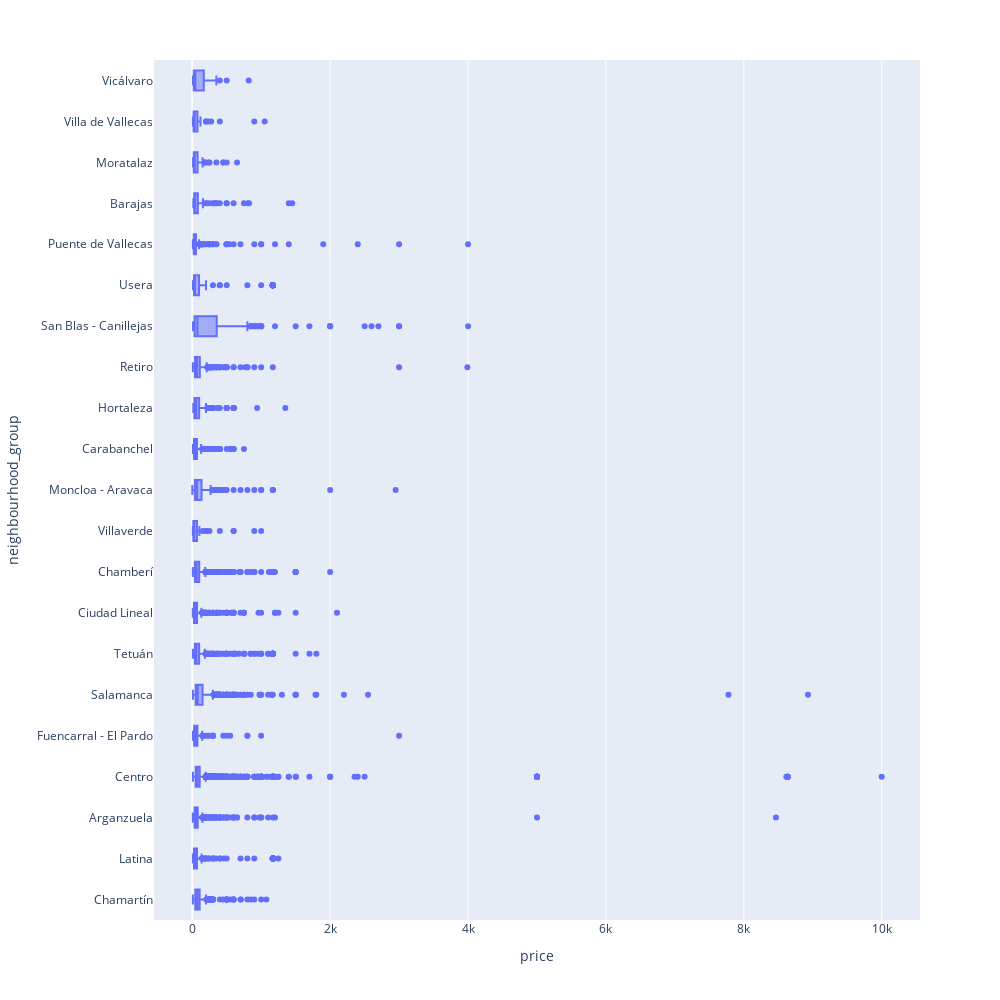

Notebook code cell kept with this figure:
### Code cell
px.box(
    data_frame= airbnb_analisis,
    x = 'price',
    y = 'neighbourhood_group',
    range_y= 0,
    # points = 'all',
    height = 1000,
    width = 1000
)

### Figure 1 — Plotly figure (JSON) as saved in the notebook; plotly's stock layout.template omitted (floating-point values rounded to 4 significant figures; data arrays with more than 128 entries replaced by an {"elided": "..."} marker saying what was removed)
{"data": [{"alignmentgroup": "True", "hovertemplate": "price=%{x}<br>neighbourhood_group=%{y}<extra></extra>", "legendgroup": "", "marker": {"color": "#636efa"}, "name": "", "notched": false, "offsetgroup": "", "orientation": "h", "showlegend": false, "type": "box", "x": {"elided": "17180 float values"}, "x0": " ", "xaxis": "x", "y": {"elided": "17180 str values"}, "y0": " ", "yaxis": "y"}], "layout": {"boxmode": "group", "height": 1000, "legend": {"tracegroupgap": 0}, "margin": {"t": 60}, "width": 1000, "xaxis": {"anchor": "y", "domain": [0, 1], "title": {"text": "price"}}, "yaxis": {"anchor": "x", "domain": [0, 1], "title": {"text": "neighbourhood_group"}}}}
